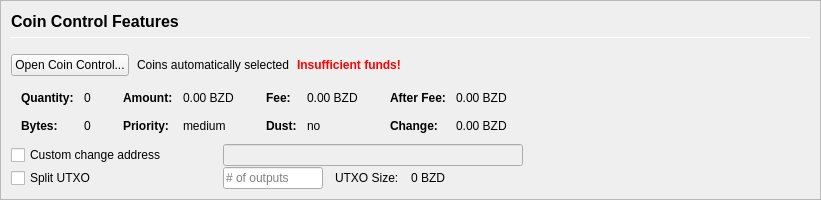
         <widget class="QFrame" name="frameCoinControl">
          <property name="sizePolicy">
           <sizepolicy hsizetype="Expanding" vsizetype="Expanding">
            <horstretch>0</horstretch>
            <verstretch>0</verstretch>
           </sizepolicy>
          </property>
          <property name="maximumSize">
           <size>
            <width>16777215</width>
            <height>16777215</height>
           </size>
          </property>
          <property name="frameShape">
           <enum>QFrame::StyledPanel</enum>
          </property>
          <property name="frameShadow">
           <enum>QFrame::Sunken</enum>
          </property>
          <layout class="QVBoxLayout" name="verticalLayoutCoinControl2">
           <property name="spacing">
            <number>0</number>
           </property>
           <property name="leftMargin">
            <number>0</number>
           </property>
           <property name="topMargin">
            <number>0</number>
           </property>
           <property name="rightMargin">
            <number>0</number>
           </property>
           <property name="bottomMargin">
            <number>0</number>
           </property>
           <item>
            <widget class="QFrame" name="frameCoinControl_BG">
             <layout class="QVBoxLayout" name="verticalLayoutCoinControl" stretch="0,0,0,0,0,0">
              <property name="spacing">
               <number>1</number>
              </property>
              <property name="leftMargin">
               <number>10</number>
              </property>
              <property name="topMargin">
               <number>10</number>
              </property>
              <item>
               <layout class="QHBoxLayout" name="horizontalLayoutCoinControl1">
                <property name="bottomMargin">
                 <number>15</number>
                </property>
                <item>
                 <layout class="QVBoxLayout" name="verticalLayout_3">
                  <property name="spacing">
                   <number>6</number>
                  </property>
                  <item>
                   <widget class="QLabel" name="labelCoinControlFeatures">
                    <property name="sizePolicy">
                     <sizepolicy hsizetype="Preferred" vsizetype="Maximum">
                      <horstretch>0</horstretch>
                      <verstretch>0</verstretch>
                     </sizepolicy>
                    </property>
                    <property name="minimumSize">
                     <size>
                      <width>0</width>
                      <height>20</height>
                     </size>
                    </property>
                    <property name="font">
                     <font>
                      <pointsize>12</pointsize>
                      <weight>75</weight>
                      <bold>true</bold>
                     </font>
                    </property>
                    <property name="styleSheet">
                     <string notr="true">font-weight:bold;</string>
                    </property>
                    <property name="text">
                     <string>Coin Control Features</string>
                    </property>
                   </widget>
                  </item>
                  <item>
                   <widget class="Line" name="line">
                    <property name="minimumSize">
                     <size>
                      <width>0</width>
                      <height>1</height>
                     </size>
                    </property>
                    <property name="maximumSize">
                     <size>
                      <width>16777215</width>
                      <height>1</height>
                     </size>
                    </property>
                    <property name="orientation">
                     <enum>Qt::Horizontal</enum>
                    </property>
                   </widget>
                  </item>
                 </layout>
                </item>
               </layout>
              </item>
              <item>
               <layout class="QHBoxLayout" name="horizontalLayoutCoinControl2" stretch="0,0,0,0">
                <property name="spacing">
                 <number>8</number>
                </property>
                <property name="bottomMargin">
                 <number>10</number>
                </property>
                <item>
                 <widget class="QPushButton" name="pushButtonCoinControl">
                  <property name="styleSheet">
                   <string notr="true"/>
                  </property>
                  <property name="text">
                   <string>Open Coin Control...</string>
                  </property>
                  <property name="autoDefault">
                   <bool>false</bool>
                  </property>
                 </widget>
                </item>
                <item>
                 <widget class="QLabel" name="labelCoinControlAutomaticallySelected">
                  <property name="text">
                   <string>Coins automatically selected</string>
                  </property>
                  <property name="margin">
                   <number>5</number>
                  </property>
                 </widget>
                </item>
                <item>
                 <widget class="QLabel" name="labelCoinControlInsuffFunds">
                  <property name="font">
                   <font>
                    <weight>75</weight>
                    <bold>true</bold>
                   </font>
                  </property>
                  <property name="styleSheet">
                   <string notr="true">color:red;font-weight:bold;</string>
                  </property>
                  <property name="text">
                   <string>Insufficient funds!</string>
                  </property>
                  <property name="margin">
                   <number>5</number>
                  </property>
                 </widget>
                </item>
                <item>
                 <spacer name="horizontalSpacerCoinControl">
                  <property name="orientation">
                   <enum>Qt::Horizontal</enum>
                  </property>
                  <property name="sizeHint" stdset="0">
                   <size>
                    <width>40</width>
                    <height>1</height>
                   </size>
                  </property>
                 </spacer>
                </item>
               </layout>
              </item>
              <item>
               <widget class="QWidget" name="widgetCoinControl" native="true">
                <property name="sizePolicy">
                 <sizepolicy hsizetype="Preferred" vsizetype="Preferred">
                  <horstretch>0</horstretch>
                  <verstretch>0</verstretch>
                 </sizepolicy>
                </property>
                <property name="minimumSize">
                 <size>
                  <width>0</width>
                  <height>0</height>
                 </size>
                </property>
                <property name="styleSheet">
                 <string notr="true"/>
                </property>
                <layout class="QHBoxLayout" name="horizontalLayoutCoinControl5">
                 <property name="leftMargin">
                  <number>0</number>
                 </property>
                 <property name="topMargin">
                  <number>0</number>
                 </property>
                 <property name="rightMargin">
                  <number>0</number>
                 </property>
                 <property name="bottomMargin">
                  <number>0</number>
                 </property>
                 <item>
                  <layout class="QHBoxLayout" name="horizontalLayoutCoinControl3" stretch="0,0,0,1">
                   <property name="spacing">
                    <number>20</number>
                   </property>
                   <property name="topMargin">
                    <number>0</number>
                   </property>
                   <property name="bottomMargin">
                    <number>10</number>
                   </property>
                   <item>
                    <layout class="QFormLayout" name="formLayoutCoinControl1">
                     <property name="horizontalSpacing">
                      <number>10</number>
                     </property>
                     <property name="verticalSpacing">
                      <number>14</number>
                     </property>
                     <property name="leftMargin">
                      <number>10</number>
                     </property>
                     <property name="topMargin">
                      <number>4</number>
                     </property>
                     <property name="rightMargin">
                      <number>6</number>
                     </property>
                     <item row="0" column="0">
                      <widget class="QLabel" name="labelCoinControlQuantityText">
                       <property name="font">
                        <font>
                         <weight>75</weight>
                         <bold>true</bold>
                        </font>
                       </property>
                       <property name="text">
                        <string>Quantity:</string>
                       </property>
                       <property name="margin">
                        <number>0</number>
                       </property>
                      </widget>
                     </item>
                     <item row="0" column="1">
                      <widget class="QLabel" name="labelCoinControlQuantity">
                       <property name="cursor">
                        <cursorShape>IBeamCursor</cursorShape>
                       </property>
                       <property name="contextMenuPolicy">
                        <enum>Qt::ActionsContextMenu</enum>
                       </property>
                       <property name="text">
                        <string notr="true">0</string>
                       </property>
                       <property name="margin">
                        <number>0</number>
                       </property>
                       <property name="textInteractionFlags">
                        <set>Qt::LinksAccessibleByMouse|Qt::TextSelectableByKeyboard|Qt::TextSelectableByMouse</set>
                       </property>
                      </widget>
                     </item>
                     <item row="1" column="0">
                      <widget class="QLabel" name="labelCoinControlBytesText">
                       <property name="font">
                        <font>
                         <weight>75</weight>
                         <bold>true</bold>
                        </font>
                       </property>
                       <property name="text">
                        <string>Bytes:</string>
                       </property>
                      </widget>
                     </item>
                     <item row="1" column="1">
                      <widget class="QLabel" name="labelCoinControlBytes">
                       <property name="cursor">
                        <cursorShape>IBeamCursor</cursorShape>
                       </property>
                       <property name="contextMenuPolicy">
                        <enum>Qt::ActionsContextMenu</enum>
                       </property>
                       <property name="text">
                        <string notr="true">0</string>
                       </property>
                       <property name="textInteractionFlags">
                        <set>Qt::LinksAccessibleByMouse|Qt::TextSelectableByKeyboard|Qt::TextSelectableByMouse</set>
                       </property>
                      </widget>
                     </item>
                    </layout>
                   </item>
                   <item>
                    <layout class="QFormLayout" name="formLayoutCoinControl2">
                     <property name="horizontalSpacing">
                      <number>10</number>
                     </property>
                     <property name="verticalSpacing">
                      <number>14</number>
                     </property>
                     <property name="leftMargin">
                      <number>6</number>
                     </property>
                     <property name="topMargin">
                      <number>4</number>
                     </property>
                     <property name="rightMargin">
                      <number>6</number>
                     </property>
                     <item row="0" column="0">
                      <widget class="QLabel" name="labelCoinControlAmountText">
                       <property name="font">
                        <font>
                         <weight>75</weight>
                         <bold>true</bold>
                        </font>
                       </property>
                       <property name="text">
                        <string>Amount:</string>
                       </property>
                       <property name="margin">
                        <number>0</number>
                       </property>
                      </widget>
                     </item>
                     <item row="0" column="1">
                      <widget class="QLabel" name="labelCoinControlAmount">
                       <property name="cursor">
                        <cursorShape>IBeamCursor</cursorShape>
                       </property>
                       <property name="contextMenuPolicy">
                        <enum>Qt::ActionsContextMenu</enum>
                       </property>
                       <property name="text">
                        <string notr="true">0.00 BZD</string>
                       </property>
                       <property name="textInteractionFlags">
                        <set>Qt::LinksAccessibleByMouse|Qt::TextSelectableByKeyboard|Qt::TextSelectableByMouse</set>
                       </property>
                      </widget>
                     </item>
                     <item row="1" column="0">
                      <widget class="QLabel" name="labelCoinControlPriorityText">
                       <property name="font">
                        <font>
                         <weight>75</weight>
                         <bold>true</bold>
                        </font>
                       </property>
                       <property name="text">
                        <string>Priority:</string>
                       </property>
                      </widget>
                     </item>
                     <item row="1" column="1">
                      <widget class="QLabel" name="labelCoinControlPriority">
                       <property name="cursor">
                        <cursorShape>IBeamCursor</cursorShape>
                       </property>
                       <property name="contextMenuPolicy">
                        <enum>Qt::ActionsContextMenu</enum>
                       </property>
                       <property name="text">
                        <string>medium</string>
                       </property>
                       <property name="textInteractionFlags">
                        <set>Qt::LinksAccessibleByMouse|Qt::TextSelectableByKeyboard|Qt::TextSelectableByMouse</set>
                       </property>
                      </widget>
                     </item>
                    </layout>
                   </item>
                   <item>
                    <layout class="QFormLayout" name="formLayoutCoinControl3">
                     <property name="horizontalSpacing">
                      <number>10</number>
                     </property>
                     <property name="verticalSpacing">
                      <number>14</number>
                     </property>
                     <property name="leftMargin">
                      <number>6</number>
                     </property>
                     <property name="topMargin">
                      <number>4</number>
                     </property>
                     <property name="rightMargin">
                      <number>6</number>
                     </property>
                     <item row="0" column="0">
                      <widget class="QLabel" name="labelCoinControlFeeText">
                       <property name="font">
                        <font>
                         <weight>75</weight>
                         <bold>true</bold>
                        </font>
                       </property>
                       <property name="text">
                        <string>Fee:</string>
                       </property>
                       <property name="margin">
                        <number>0</number>
                       </property>
                      </widget>
                     </item>
                     <item row="0" column="1">
                      <widget class="QLabel" name="labelCoinControlFee">
                       <property name="cursor">
                        <cursorShape>IBeamCursor</cursorShape>
                       </property>
                       <property name="contextMenuPolicy">
                        <enum>Qt::ActionsContextMenu</enum>
                       </property>
                       <property name="text">
                        <string notr="true">0.00 BZD</string>
                       </property>
                       <property name="textInteractionFlags">
                        <set>Qt::LinksAccessibleByMouse|Qt::TextSelectableByKeyboard|Qt::TextSelectableByMouse</set>
                       </property>
                      </widget>
                     </item>
                     <item row="1" column="0">
                      <widget class="QLabel" name="labelCoinControlLowOutputText">
                       <property name="font">
                        <font>
                         <weight>75</weight>
                         <bold>true</bold>
                        </font>
                       </property>
                       <property name="text">
                        <string>Dust:</string>
                       </property>
                      </widget>
                     </item>
                     <item row="1" column="1">
                      <widget class="QLabel" name="labelCoinControlLowOutput">
                       <property name="cursor">
                        <cursorShape>IBeamCursor</cursorShape>
                       </property>
                       <property name="contextMenuPolicy">
                        <enum>Qt::ActionsContextMenu</enum>
                       </property>
                       <property name="text">
                        <string>no</string>
                       </property>
                       <property name="textInteractionFlags">
                        <set>Qt::LinksAccessibleByMouse|Qt::TextSelectableByKeyboard|Qt::TextSelectableByMouse</set>
                       </property>
                      </widget>
                     </item>
                    </layout>
                   </item>
                   <item>
                    <layout class="QFormLayout" name="formLayoutCoinControl4">
                     <property name="horizontalSpacing">
                      <number>10</number>
                     </property>
                     <property name="verticalSpacing">
                      <number>14</number>
                     </property>
                     <property name="leftMargin">
                      <number>6</number>
                     </property>
                     <property name="topMargin">
                      <number>4</number>
                     </property>
                     <property name="rightMargin">
                      <number>6</number>
                     </property>
                     <item row="0" column="0">
                      <widget class="QLabel" name="labelCoinControlAfterFeeText">
                       <property name="font">
                        <font>
                         <weight>75</weight>
                         <bold>true</bold>
                        </font>
                       </property>
                       <property name="text">
                        <string>After Fee:</string>
                       </property>
                       <property name="margin">
                        <number>0</number>
                       </property>
                      </widget>
                     </item>
                     <item row="0" column="1">
                      <widget class="QLabel" name="labelCoinControlAfterFee">
                       <property name="cursor">
                        <cursorShape>IBeamCursor</cursorShape>
                       </property>
                       <property name="contextMenuPolicy">
                        <enum>Qt::ActionsContextMenu</enum>
                       </property>
                       <property name="text">
                        <string notr="true">0.00 BZD</string>
                       </property>
                       <property name="textInteractionFlags">
                        <set>Qt::LinksAccessibleByMouse|Qt::TextSelectableByKeyboard|Qt::TextSelectableByMouse</set>
                       </property>
                      </widget>
                     </item>
                     <item row="1" column="0">
                      <widget class="QLabel" name="labelCoinControlChangeText">
                       <property name="font">
                        <font>
                         <weight>75</weight>
                         <bold>true</bold>
                        </font>
                       </property>
                       <property name="text">
                        <string>Change:</string>
                       </property>
                      </widget>
                     </item>
                     <item row="1" column="1">
                      <widget class="QLabel" name="labelCoinControlChange">
                       <property name="cursor">
                        <cursorShape>IBeamCursor</cursorShape>
                       </property>
                       <property name="contextMenuPolicy">
                        <enum>Qt::ActionsContextMenu</enum>
                       </property>
                       <property name="text">
                        <string notr="true">0.00 BZD</string>
                       </property>
                       <property name="textInteractionFlags">
                        <set>Qt::LinksAccessibleByMouse|Qt::TextSelectableByKeyboard|Qt::TextSelectableByMouse</set>
                       </property>
                      </widget>
                     </item>
                    </layout>
                   </item>
                  </layout>
                 </item>
                </layout>
               </widget>
              </item>
              <item>
               <layout class="QHBoxLayout" name="horizontalLayoutCoinControl4">
                <property name="spacing">
                 <number>12</number>
                </property>
                <property name="sizeConstraint">
                 <enum>QLayout::SetDefaultConstraint</enum>
                </property>
                <property name="topMargin">
                 <number>0</number>
                </property>
                <property name="rightMargin">
                 <number>0</number>
                </property>
                <item>
                 <widget class="QCheckBox" name="checkBoxCoinControlChange">
                  <property name="sizePolicy">
                   <sizepolicy hsizetype="Preferred" vsizetype="Preferred">
                    <horstretch>0</horstretch>
                    <verstretch>0</verstretch>
                   </sizepolicy>
                  </property>
                  <property name="minimumSize">
                   <size>
                    <width>200</width>
                    <height>0</height>
                   </size>
                  </property>
                  <property name="maximumSize">
                   <size>
                    <width>200</width>
                    <height>16777215</height>
                   </size>
                  </property>
                  <property name="toolTip">
                   <string>If this is activated, but the change address is empty or invalid, change will be sent to a newly generated address.</string>
                  </property>
                  <property name="text">
                   <string>Custom change address</string>
                  </property>
                 </widget>
                </item>
                <item>
                 <widget class="QValidatedLineEdit" name="lineEditCoinControlChange">
                  <property name="enabled">
                   <bool>false</bool>
                  </property>
                  <property name="sizePolicy">
                   <sizepolicy hsizetype="Preferred" vsizetype="Preferred">
                    <horstretch>0</horstretch>
                    <verstretch>0</verstretch>
                   </sizepolicy>
                  </property>
                  <property name="minimumSize">
                   <size>
                    <width>300</width>
                    <height>0</height>
                   </size>
                  </property>
                 </widget>
                </item>
                <item>
                 <widget class="QLabel" name="labelCoinControlChangeLabel">
                  <property name="sizePolicy">
                   <sizepolicy hsizetype="Preferred" vsizetype="Preferred">
                    <horstretch>0</horstretch>
                    <verstretch>0</verstretch>
                   </sizepolicy>
                  </property>
                  <property name="minimumSize">
                   <size>
                    <width>100</width>
                    <height>0</height>
                   </size>
                  </property>
                  <property name="text">
                   <string/>
                  </property>
                  <property name="margin">
                   <number>3</number>
                  </property>
                 </widget>
                </item>
               </layout>
              </item>
              <item>
               <layout class="QHBoxLayout" name="horizontalLayoutCoinControl6">
                <property name="spacing">
                 <number>12</number>
                </property>
                <property name="rightMargin">
                 <number>0</number>
                </property>
                <item>
                 <widget class="QCheckBox" name="splitBlockCheckBox">
                  <property name="sizePolicy">
                   <sizepolicy hsizetype="Preferred" vsizetype="Preferred">
                    <horstretch>0</horstretch>
                    <verstretch>0</verstretch>
                   </sizepolicy>
                  </property>
                  <property name="minimumSize">
                   <size>
                    <width>200</width>
                    <height>0</height>
                   </size>
                  </property>
                  <property name="maximumSize">
                   <size>
                    <width>200</width>
                    <height>16777215</height>
                   </size>
                  </property>
                  <property name="text">
                   <string>Split UTXO</string>
                  </property>
                 </widget>
                </item>
                <item>
                 <widget class="QLineEdit" name="splitBlockLineEdit">
                  <property name="sizePolicy">
                   <sizepolicy hsizetype="Preferred" vsizetype="Preferred">
                    <horstretch>50</horstretch>
                    <verstretch>0</verstretch>
                   </sizepolicy>
                  </property>
                  <property name="minimumSize">
                   <size>
                    <width>100</width>
                    <height>0</height>
                   </size>
                  </property>
                  <property name="maximumSize">
                   <size>
                    <width>100</width>
                    <height>16777215</height>
                   </size>
                  </property>
                  <property name="placeholderText">
                   <string># of outputs</string>
                  </property>
                 </widget>
                </item>
                <item>
                 <widget class="QLabel" name="labelBlockSizeText">
                  <property name="text">
                   <string>UTXO Size:</string>
                  </property>
                 </widget>
                </item>
                <item>
                 <widget class="QLabel" name="labelBlockSize">
                  <property name="text">
                   <string>0 BZD</string>
                  </property>
                 </widget>
                </item>
                <item>
                 <spacer name="horizontalSpacer_7">
                  <property name="orientation">
                   <enum>Qt::Horizontal</enum>
                  </property>
                  <property name="sizeHint" stdset="0">
                   <size>
                    <width>40</width>
                    <height>20</height>
                   </size>
                  </property>
                 </spacer>
                </item>
               </layout>
              </item>
              <item>
               <spacer name="verticalSpacerCoinControl">
                <property name="orientation">
                 <enum>Qt::Vertical</enum>
                </property>
                <property name="sizeHint" stdset="0">
                 <size>
                  <width>800</width>
                  <height>1</height>
                 </size>
                </property>
               </spacer>
              </item>
             </layout>
            </widget>
           </item>
          </layout>
         </widget>
